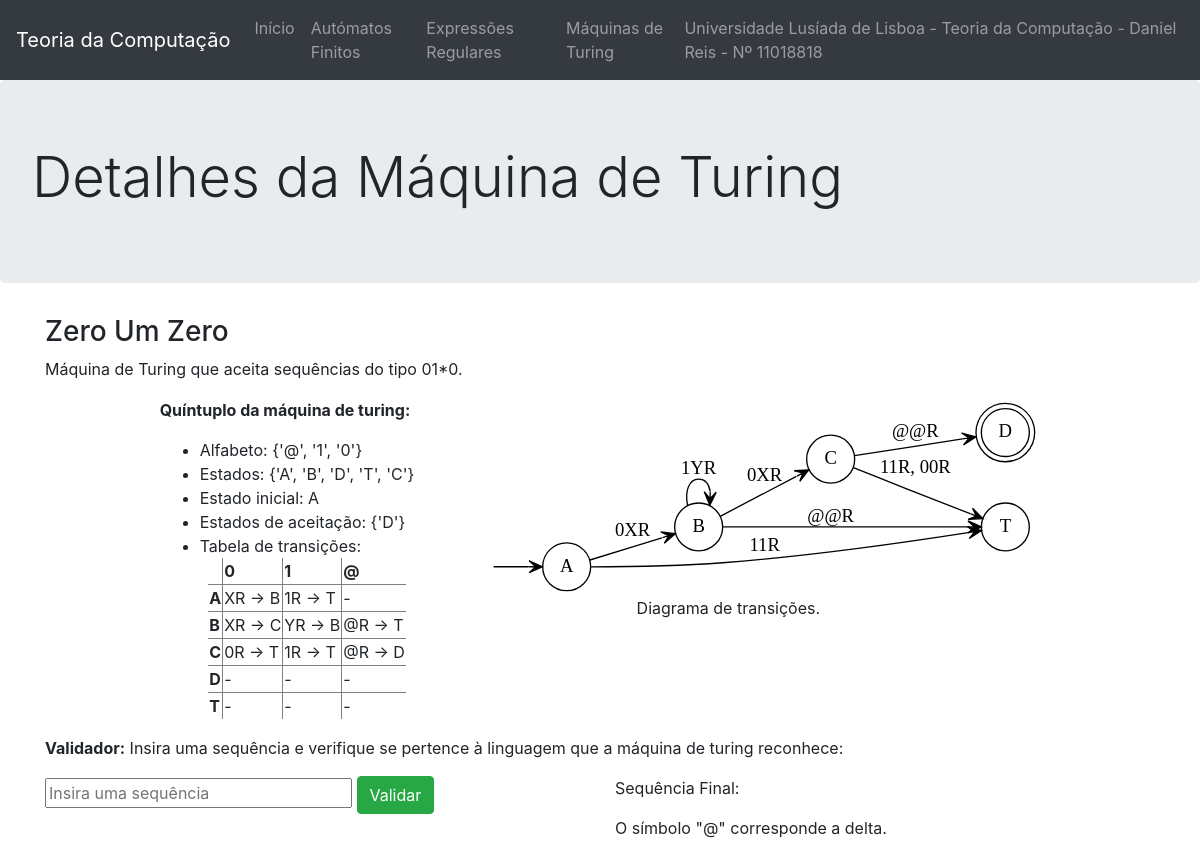
/6/detalhesMaquina/, run on the app's committed database.
### website/models.py (models this page shows, shortened)
class MaquinaTuring(models.Model):
    nome = models.CharField(max_length=100)
    descricao = models.CharField(max_length=100)
    alfabeto = models.CharField(max_length=100)
    estados = models.CharField(max_length=100)
    estadoInicial = models.CharField(max_length=100)
    estadosAceitacao = models.CharField(max_length=100)
    dicTransicoes = models.CharField(max_length=1000)
    diagrama = models.CharField(max_length=100)
    sequenciaFinal = models.CharField(max_length=100)
    filename = models.CharField(max_length=100)
    def printAlfabeto(self):
        return str(set(self.alfabeto.split()))
    def printEstados(self):
        return str(set(self.estados.split()))
    def printEstadosAceitacao(self):
        return str(set(self.estadosAceitacao.split()))
    def printDicTransicoes(self):
        dicTransicoes = {(t.split('-')[0], t.split('-')[1]):t.split('-')[2] for t in self.dicTransicoes.split()}
        tabela = []
        linha = ['']
        for simbolo in self.alfabeto.split():
            linha.append(simbolo)
        tabela.append(linha)
        temp = linha[1:]
        for estado in self.estados.split():
            linha = [estado]
            for simbolo in temp:
                encontrado = False
                for dicEstado, dicSimbolo in dicTransicoes:
                    if dicSimbolo[0] == simbolo and dicEstado == estado:
                        linha.append(dicSimbolo[1] + dicSimbolo[2] + " -> " + dicTransicoes[(estado, dicSimbolo)])
                        encontrado = True
                        break
                if encontrado == False:
                    linha.append("-")
            tabela.append(linha)
        return tabela

### website/views.py (the view)
# urls.py: path('<int:maquina_id>/detalhesMaquina/', views.detalhesMaquina, name='detalhesMaquina'),
def detalhesMaquina(request, maquina_id):
    sequencia = None
    resultado = None
    maquina = MaquinaTuring.objects.get(id=maquina_id)
    form = FormSequencia(request.POST or None)
    if form.is_valid():
        sequencia = form.cleaned_data['sequencia']
        resultado = maquina.validarSequencia(sequencia)
        maquina.save()
    context = {
        'maquina': MaquinaTuring.objects.get(id=maquina_id),
        'sequencia': sequencia,
        'resultado': resultado,
        'form': form
    }
    return render(request, 'website/detalhesMaquina.html', context)

### website/forms.py
class FormSequencia(forms.Form):
    sequencia = forms.CharField(label='', widget=forms.TextInput(attrs={'placeholder': 'Insira uma sequência', 'size': '25'}))

### website/templates/website/detalhesMaquina.html (shortened to what this page needs)
{% extends 'website/layout.html' %}
{% block jumbotron %}
<div class="jumbotron">
    <h1 class="display-4">Detalhes da Máquina de Turing</h1>
</div>
{% endblock %}
{% block main %}
<main class="container text-justify">
    <h3>{{ maquina.nome|title }}</h3>
    <p>{{ maquina.descricao }}.</p>
    <table align="center">
        <tr align="left">
            <td>
                <p><b>Quíntuplo da máquina de turing:</b></p>
                <ul>
                    <li>Alfabeto: {{ maquina.printAlfabeto }} </li>
                    <li>Estados: {{ maquina.printEstados }}</li>
                    <li>Estado inicial: {{ maquina.estadoInicial }}</li>
                    <li>Estados de aceitação: {{ maquina.printEstadosAceitacao }}</li>
                    <li>Tabela de transições:
                        <table align="center" rules="all" style="border-collapse: collapse">
                            {% for dicTransicoes in maquina.printDicTransicoes %}
                                <tr>
                                    {% for element in dicTransicoes %}
                                        {% if forloop.parentloop.first %}
                                            <th>{{ element }}</th>
                                        {% elif forloop.first %}
                                            <th>{{ element }}</th>
                                        {% else %}
                                            <td>{{ element }}</td>
                                        {% endif %}
                                    {% endfor %}
                                </tr>
                            {% endfor %}
                        </table>
                    </li>
                </ul>
            </td>
            <td class="align-baseline">
                {% load static %}
                <img src="{% static maquina.diagrama %}" alt="">
                <p class="text-center">Diagrama de transições.</p>
            </td>
        </tr>
    </table>
    <p><b>Validador:</b> Insira uma sequência e verifique se pertence à linguagem que a máquina de turing reconhece: </p>
    <div class="row">
        <div class="col-sm">
            <form action="{% url 'website:detalhesMaquina' maquina.id %}" method="POST">
                <b>{{ form }}</b>
                <input type="submit" value="Validar" class="btn btn-success">
            </form>
        </div>
        <div class="col-sm">
            <p>Sequência Final:
                <p>O símbolo "@" corresponde a delta.</p>
            </p>
        </div>
    </div>
</main>
{% endblock %}

### data on the page
MaquinaTuring: nome "Zero Um Zero", descricao "Máquina de Turing que aceita sequências do tipo 01*0", printAlfabeto "{'@', '1', '0'}", printEstados "{'A', 'B', 'D', 'T', 'C'}", estadoInicial "A", printEstadosAceitacao "{'D'}", diagrama (picture)

### other printed values
{{ element }} "0" "1" "@"
{{ element }} "A" "B" "C" "D" "T"
{{ element }} "XR -> B" "1R -> T" "-" "XR -> C" "YR -> B" "@R -> T" "0R -> T" "1R -> T" "@R -> D" "-" "-" "-" "-" "-" "-"
